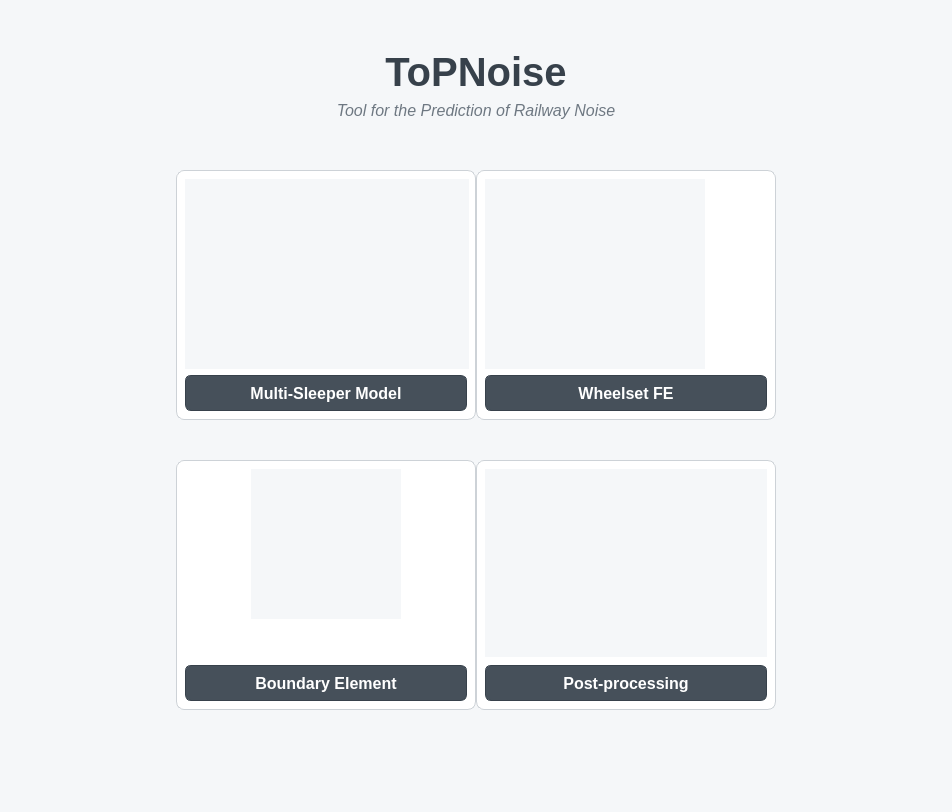
<?xml version="1.0" encoding="UTF-8"?>
<ui version="4.0">
 <class>ToPNoise</class>
 <widget class="QMainWindow" name="ToPNoise">
  <property name="geometry">
   <rect>
    <x>0</x>
    <y>0</y>
    <width>952</width>
    <height>812</height>
   </rect>
  </property>
  <property name="sizePolicy">
   <sizepolicy hsizetype="Preferred" vsizetype="Preferred">
    <horstretch>0</horstretch>
    <verstretch>0</verstretch>
   </sizepolicy>
  </property>
  <property name="minimumSize">
   <size>
    <width>952</width>
    <height>812</height>
   </size>
  </property>
  <property name="palette">
   <palette>
    <active>
     <colorrole role="Button">
      <brush brushstyle="SolidPattern">
       <color alpha="255">
        <red>255</red>
        <green>255</green>
        <blue>255</blue>
       </color>
      </brush>
     </colorrole>
     <colorrole role="Base">
      <brush brushstyle="SolidPattern">
       <color alpha="255">
        <red>255</red>
        <green>255</green>
        <blue>255</blue>
       </color>
      </brush>
     </colorrole>
     <colorrole role="Window">
      <brush brushstyle="SolidPattern">
       <color alpha="255">
        <red>255</red>
        <green>255</green>
        <blue>255</blue>
       </color>
      </brush>
     </colorrole>
    </active>
    <inactive>
     <colorrole role="Button">
      <brush brushstyle="SolidPattern">
       <color alpha="255">
        <red>255</red>
        <green>255</green>
        <blue>255</blue>
       </color>
      </brush>
     </colorrole>
     <colorrole role="Base">
      <brush brushstyle="SolidPattern">
       <color alpha="255">
        <red>255</red>
        <green>255</green>
        <blue>255</blue>
       </color>
      </brush>
     </colorrole>
     <colorrole role="Window">
      <brush brushstyle="SolidPattern">
       <color alpha="255">
        <red>255</red>
        <green>255</green>
        <blue>255</blue>
       </color>
      </brush>
     </colorrole>
    </inactive>
    <disabled>
     <colorrole role="Button">
      <brush brushstyle="SolidPattern">
       <color alpha="255">
        <red>255</red>
        <green>255</green>
        <blue>255</blue>
       </color>
      </brush>
     </colorrole>
     <colorrole role="Base">
      <brush brushstyle="SolidPattern">
       <color alpha="255">
        <red>255</red>
        <green>255</green>
        <blue>255</blue>
       </color>
      </brush>
     </colorrole>
     <colorrole role="Window">
      <brush brushstyle="SolidPattern">
       <color alpha="255">
        <red>255</red>
        <green>255</green>
        <blue>255</blue>
       </color>
      </brush>
     </colorrole>
    </disabled>
   </palette>
  </property>
  <property name="windowTitle">
   <string>ToPNoise</string>
  </property>
  <property name="autoFillBackground">
   <bool>false</bool>
  </property>
  <property name="styleSheet">
   <string notr="true">background-color: rgb(255, 255, 255);</string>
  </property>
  <widget class="QWidget" name="centralwidget">
   <property name="styleSheet">
    <string notr="true">background-color: rgb(245, 247, 249);</string>
   </property>
   <layout class="QVBoxLayout" name="verticalLayout_5" stretch="0,0,0,0,0">
    <property name="sizeConstraint">
     <enum>QLayout::SetMinimumSize</enum>
    </property>
    <item>
     <spacer name="verticalSpacer_4">
      <property name="orientation">
       <enum>Qt::Vertical</enum>
      </property>
      <property name="sizeType">
       <enum>QSizePolicy::Fixed</enum>
      </property>
      <property name="sizeHint" stdset="0">
       <size>
        <width>20</width>
        <height>40</height>
       </size>
      </property>
     </spacer>
    </item>
    <item>
     <widget class="QLabel" name="titleLabel">
      <property name="sizePolicy">
       <sizepolicy hsizetype="Preferred" vsizetype="Fixed">
        <horstretch>0</horstretch>
        <verstretch>0</verstretch>
       </sizepolicy>
      </property>
      <property name="font">
       <font>
        <pointsize>30</pointsize>
        <weight>75</weight>
        <bold>true</bold>
       </font>
      </property>
      <property name="styleSheet">
       <string notr="true">color: rgb(55, 65, 75);</string>
      </property>
      <property name="text">
       <string>ToPNoise</string>
      </property>
      <property name="alignment">
       <set>Qt::AlignCenter</set>
      </property>
     </widget>
    </item>
    <item>
     <widget class="QLabel" name="subtitleLabel">
      <property name="sizePolicy">
       <sizepolicy hsizetype="Preferred" vsizetype="Fixed">
        <horstretch>0</horstretch>
        <verstretch>0</verstretch>
       </sizepolicy>
      </property>
      <property name="font">
       <font>
        <pointsize>12</pointsize>
        <italic>true</italic>
       </font>
      </property>
      <property name="styleSheet">
       <string notr="true">color: rgb(110, 120, 130);</string>
      </property>
      <property name="text">
       <string>Tool for the Prediction of Railway Noise</string>
      </property>
      <property name="alignment">
       <set>Qt::AlignCenter</set>
      </property>
     </widget>
    </item>
    <item>
     <layout class="QVBoxLayout" name="verticalLayout_4">
      <property name="spacing">
       <number>0</number>
      </property>
      <property name="leftMargin">
       <number>24</number>
      </property>
      <property name="topMargin">
       <number>24</number>
      </property>
      <property name="rightMargin">
       <number>24</number>
      </property>
      <property name="bottomMargin">
       <number>24</number>
      </property>
      <item>
       <spacer name="verticalSpacer">
        <property name="orientation">
         <enum>Qt::Vertical</enum>
        </property>
        <property name="sizeType">
         <enum>QSizePolicy::Fixed</enum>
        </property>
        <property name="sizeHint" stdset="0">
         <size>
          <width>20</width>
          <height>20</height>
         </size>
        </property>
       </spacer>
      </item>
      <item>
       <layout class="QHBoxLayout" name="horizontalLayout">
        <item>
         <spacer name="horizontalSpacer">
          <property name="orientation">
           <enum>Qt::Horizontal</enum>
          </property>
          <property name="sizeHint" stdset="0">
           <size>
            <width>40</width>
            <height>20</height>
           </size>
          </property>
         </spacer>
        </item>
        <item>
         <widget class="QFrame" name="verticalFrame_6">
          <property name="minimumSize">
           <size>
            <width>300</width>
            <height>250</height>
           </size>
          </property>
          <property name="maximumSize">
           <size>
            <width>300</width>
            <height>250</height>
           </size>
          </property>
          <property name="styleSheet">
           <string notr="true">QFrame#verticalFrame_6 {
    background-color: rgb(255, 255, 255);
    border: 1px solid rgb(205, 210, 215);
    border-radius: 8px;
}</string>
          </property>
          <property name="frameShape">
           <enum>QFrame::NoFrame</enum>
          </property>
          <property name="lineWidth">
           <number>2</number>
          </property>
          <layout class="QVBoxLayout" name="verticalLayout_8">
           <property name="spacing">
            <number>8</number>
           </property>
           <property name="leftMargin">
            <number>8</number>
           </property>
           <property name="topMargin">
            <number>8</number>
           </property>
           <property name="rightMargin">
            <number>8</number>
           </property>
           <property name="bottomMargin">
            <number>8</number>
           </property>
           <item>
            <widget class="QLabel" name="label_19">
             <property name="minimumSize">
              <size>
               <width>284</width>
               <height>190</height>
              </size>
             </property>
             <property name="maximumSize">
              <size>
               <width>284</width>
               <height>190</height>
              </size>
             </property>
             <property name="text">
              <string/>
             </property>
             <property name="pixmap">
              <pixmap>track.png</pixmap>
             </property>
             <property name="scaledContents">
              <bool>true</bool>
             </property>
             <property name="alignment">
              <set>Qt::AlignCenter</set>
             </property>
            </widget>
           </item>
           <item>
            <widget class="QPushButton" name="MultiSleeperBtn">
             <property name="minimumSize">
              <size>
               <width>0</width>
               <height>36</height>
              </size>
             </property>
             <property name="maximumSize">
              <size>
               <width>16777215</width>
               <height>36</height>
              </size>
             </property>
             <property name="font">
              <font>
               <pointsize>12</pointsize>
               <weight>75</weight>
               <bold>true</bold>
              </font>
             </property>
             <property name="autoFillBackground">
              <bool>false</bool>
             </property>
             <property name="styleSheet">
              <string notr="true">QPushButton {
    background-color: rgb(70, 80, 90);
    color: white;
    border: 1px solid rgb(55, 65, 75);
    border-radius: 6px;
}

QPushButton:hover {
    background-color: rgb(85, 95, 105);
}

QPushButton:pressed {
    background-color: rgb(55, 65, 75);
}</string>
             </property>
             <property name="text">
              <string>Multi-Sleeper Model</string>
             </property>
            </widget>
           </item>
          </layout>
         </widget>
        </item>
        <item>
         <widget class="QFrame" name="frame_4">
          <property name="minimumSize">
           <size>
            <width>300</width>
            <height>250</height>
           </size>
          </property>
          <property name="maximumSize">
           <size>
            <width>300</width>
            <height>250</height>
           </size>
          </property>
          <property name="styleSheet">
           <string notr="true">QFrame#frame_4 {
    background-color: rgb(255, 255, 255);
    border: 1px solid rgb(205, 210, 215);
    border-radius: 8px;
}</string>
          </property>
          <property name="frameShape">
           <enum>QFrame::NoFrame</enum>
          </property>
          <property name="lineWidth">
           <number>2</number>
          </property>
          <layout class="QVBoxLayout" name="verticalLayout">
           <property name="spacing">
            <number>8</number>
           </property>
           <property name="leftMargin">
            <number>8</number>
           </property>
           <property name="topMargin">
            <number>8</number>
           </property>
           <property name="rightMargin">
            <number>8</number>
           </property>
           <property name="bottomMargin">
            <number>8</number>
           </property>
           <item>
            <widget class="QLabel" name="label">
             <property name="minimumSize">
              <size>
               <width>220</width>
               <height>190</height>
              </size>
             </property>
             <property name="maximumSize">
              <size>
               <width>220</width>
               <height>190</height>
              </size>
             </property>
             <property name="text">
              <string/>
             </property>
             <property name="pixmap">
              <pixmap>wheels.jpg</pixmap>
             </property>
             <property name="scaledContents">
              <bool>true</bool>
             </property>
            </widget>
           </item>
           <item>
            <widget class="QPushButton" name="WheelBtn">
             <property name="minimumSize">
              <size>
               <width>0</width>
               <height>36</height>
              </size>
             </property>
             <property name="maximumSize">
              <size>
               <width>16777215</width>
               <height>36</height>
              </size>
             </property>
             <property name="font">
              <font>
               <pointsize>12</pointsize>
               <weight>75</weight>
               <bold>true</bold>
              </font>
             </property>
             <property name="styleSheet">
              <string notr="true">QPushButton {
    background-color: rgb(70, 80, 90);
    color: white;
    border: 1px solid rgb(55, 65, 75);
    border-radius: 6px;
}

QPushButton:hover {
    background-color: rgb(85, 95, 105);
}

QPushButton:pressed {
    background-color: rgb(55, 65, 75);
}</string>
             </property>
             <property name="text">
              <string>Wheelset FE</string>
             </property>
            </widget>
           </item>
          </layout>
         </widget>
        </item>
        <item>
         <spacer name="horizontalSpacer_2">
          <property name="orientation">
           <enum>Qt::Horizontal</enum>
          </property>
          <property name="sizeHint" stdset="0">
           <size>
            <width>40</width>
            <height>20</height>
           </size>
          </property>
         </spacer>
        </item>
       </layout>
      </item>
      <item>
       <spacer name="verticalSpacer_6">
        <property name="orientation">
         <enum>Qt::Vertical</enum>
        </property>
        <property name="sizeType">
         <enum>QSizePolicy::Fixed</enum>
        </property>
        <property name="sizeHint" stdset="0">
         <size>
          <width>20</width>
          <height>40</height>
         </size>
        </property>
       </spacer>
      </item>
      <item>
       <layout class="QHBoxLayout" name="horizontalLayout_2">
        <item>
         <spacer name="horizontalSpacer_3">
          <property name="orientation">
           <enum>Qt::Horizontal</enum>
          </property>
          <property name="sizeHint" stdset="0">
           <size>
            <width>40</width>
            <height>20</height>
           </size>
          </property>
         </spacer>
        </item>
        <item>
         <widget class="QFrame" name="frame">
          <property name="minimumSize">
           <size>
            <width>300</width>
            <height>250</height>
           </size>
          </property>
          <property name="maximumSize">
           <size>
            <width>300</width>
            <height>250</height>
           </size>
          </property>
          <property name="styleSheet">
           <string notr="true">QFrame#frame {
    background-color: rgb(255, 255, 255);
    border: 1px solid rgb(205, 210, 215);
    border-radius: 8px;
}</string>
          </property>
          <property name="frameShape">
           <enum>QFrame::NoFrame</enum>
          </property>
          <property name="lineWidth">
           <number>2</number>
          </property>
          <layout class="QVBoxLayout" name="verticalLayout_2">
           <property name="spacing">
            <number>8</number>
           </property>
           <property name="leftMargin">
            <number>8</number>
           </property>
           <property name="topMargin">
            <number>8</number>
           </property>
           <property name="rightMargin">
            <number>8</number>
           </property>
           <property name="bottomMargin">
            <number>8</number>
           </property>
           <item alignment="Qt::AlignHCenter">
            <widget class="QLabel" name="label_2">
             <property name="minimumSize">
              <size>
               <width>150</width>
               <height>150</height>
              </size>
             </property>
             <property name="maximumSize">
              <size>
               <width>150</width>
               <height>150</height>
              </size>
             </property>
             <property name="layoutDirection">
              <enum>Qt::LeftToRight</enum>
             </property>
             <property name="autoFillBackground">
              <bool>false</bool>
             </property>
             <property name="frameShape">
              <enum>QFrame::NoFrame</enum>
             </property>
             <property name="midLineWidth">
              <number>0</number>
             </property>
             <property name="text">
              <string/>
             </property>
             <property name="pixmap">
              <pixmap>bempp_logo.png</pixmap>
             </property>
             <property name="scaledContents">
              <bool>true</bool>
             </property>
             <property name="alignment">
              <set>Qt::AlignCenter</set>
             </property>
            </widget>
           </item>
           <item>
            <spacer name="verticalSpacer_3">
             <property name="orientation">
              <enum>Qt::Vertical</enum>
             </property>
             <property name="sizeHint" stdset="0">
              <size>
               <width>20</width>
               <height>40</height>
              </size>
             </property>
            </spacer>
           </item>
           <item>
            <widget class="QPushButton" name="BEMBtn">
             <property name="minimumSize">
              <size>
               <width>0</width>
               <height>36</height>
              </size>
             </property>
             <property name="maximumSize">
              <size>
               <width>16777215</width>
               <height>36</height>
              </size>
             </property>
             <property name="palette">
              <palette>
               <active>
                <colorrole role="WindowText">
                 <brush brushstyle="SolidPattern">
                  <color alpha="255">
                   <red>255</red>
                   <green>255</green>
                   <blue>255</blue>
                  </color>
                 </brush>
                </colorrole>
                <colorrole role="Button">
                 <brush brushstyle="SolidPattern">
                  <color alpha="255">
                   <red>70</red>
                   <green>80</green>
                   <blue>90</blue>
                  </color>
                 </brush>
                </colorrole>
                <colorrole role="Text">
                 <brush brushstyle="SolidPattern">
                  <color alpha="255">
                   <red>255</red>
                   <green>255</green>
                   <blue>255</blue>
                  </color>
                 </brush>
                </colorrole>
                <colorrole role="ButtonText">
                 <brush brushstyle="SolidPattern">
                  <color alpha="255">
                   <red>255</red>
                   <green>255</green>
                   <blue>255</blue>
                  </color>
                 </brush>
                </colorrole>
                <colorrole role="Base">
                 <brush brushstyle="SolidPattern">
                  <color alpha="255">
                   <red>70</red>
                   <green>80</green>
                   <blue>90</blue>
                  </color>
                 </brush>
                </colorrole>
                <colorrole role="Window">
                 <brush brushstyle="SolidPattern">
                  <color alpha="255">
                   <red>70</red>
                   <green>80</green>
                   <blue>90</blue>
                  </color>
                 </brush>
                </colorrole>
               </active>
               <inactive>
                <colorrole role="WindowText">
                 <brush brushstyle="SolidPattern">
                  <color alpha="255">
                   <red>255</red>
                   <green>255</green>
                   <blue>255</blue>
                  </color>
                 </brush>
                </colorrole>
                <colorrole role="Button">
                 <brush brushstyle="SolidPattern">
                  <color alpha="255">
                   <red>70</red>
                   <green>80</green>
                   <blue>90</blue>
                  </color>
                 </brush>
                </colorrole>
                <colorrole role="Text">
                 <brush brushstyle="SolidPattern">
                  <color alpha="255">
                   <red>255</red>
                   <green>255</green>
                   <blue>255</blue>
                  </color>
                 </brush>
                </colorrole>
                <colorrole role="ButtonText">
                 <brush brushstyle="SolidPattern">
                  <color alpha="255">
                   <red>255</red>
                   <green>255</green>
                   <blue>255</blue>
                  </color>
                 </brush>
                </colorrole>
                <colorrole role="Base">
                 <brush brushstyle="SolidPattern">
                  <color alpha="255">
                   <red>70</red>
                   <green>80</green>
                   <blue>90</blue>
                  </color>
                 </brush>
                </colorrole>
                <colorrole role="Window">
                 <brush brushstyle="SolidPattern">
                  <color alpha="255">
                   <red>70</red>
                   <green>80</green>
                   <blue>90</blue>
                  </color>
                 </brush>
                </colorrole>
               </inactive>
               <disabled>
                <colorrole role="WindowText">
                 <brush brushstyle="SolidPattern">
                  <color alpha="255">
                   <red>255</red>
                   <green>255</green>
                   <blue>255</blue>
                  </color>
                 </brush>
                </colorrole>
                <colorrole role="Button">
                 <brush brushstyle="SolidPattern">
                  <color alpha="255">
                   <red>70</red>
                   <green>80</green>
                   <blue>90</blue>
                  </color>
                 </brush>
                </colorrole>
                <colorrole role="Text">
                 <brush brushstyle="SolidPattern">
                  <color alpha="255">
                   <red>255</red>
                   <green>255</green>
                   <blue>255</blue>
                  </color>
                 </brush>
                </colorrole>
                <colorrole role="ButtonText">
                 <brush brushstyle="SolidPattern">
                  <color alpha="255">
                   <red>255</red>
                   <green>255</green>
                   <blue>255</blue>
                  </color>
                 </brush>
                </colorrole>
                <colorrole role="Base">
                 <brush brushstyle="SolidPattern">
                  <color alpha="255">
                   <red>70</red>
                   <green>80</green>
                   <blue>90</blue>
                  </color>
                 </brush>
                </colorrole>
                <colorrole role="Window">
                 <brush brushstyle="SolidPattern">
                  <color alpha="255">
                   <red>70</red>
                   <green>80</green>
                   <blue>90</blue>
                  </color>
                 </brush>
                </colorrole>
               </disabled>
              </palette>
             </property>
             <property name="font">
              <font>
               <pointsize>12</pointsize>
               <weight>75</weight>
               <bold>true</bold>
              </font>
             </property>
             <property name="styleSheet">
              <string notr="true">QPushButton {
    background-color: rgb(70, 80, 90);
    color: white;
    border: 1px solid rgb(55, 65, 75);
    border-radius: 6px;
}

QPushButton:hover {
    background-color: rgb(85, 95, 105);
}

QPushButton:pressed {
    background-color: rgb(55, 65, 75);
}</string>
             </property>
             <property name="text">
              <string>Boundary Element</string>
             </property>
            </widget>
           </item>
          </layout>
         </widget>
        </item>
        <item>
         <widget class="QFrame" name="frame_2">
          <property name="minimumSize">
           <size>
            <width>300</width>
            <height>250</height>
           </size>
          </property>
          <property name="maximumSize">
           <size>
            <width>300</width>
            <height>250</height>
           </size>
          </property>
          <property name="styleSheet">
           <string notr="true">QFrame#frame_2 {
    background-color: rgb(255, 255, 255);
    border: 1px solid rgb(205, 210, 215);
    border-radius: 8px;
}</string>
          </property>
          <property name="frameShape">
           <enum>QFrame::NoFrame</enum>
          </property>
          <property name="lineWidth">
           <number>2</number>
          </property>
          <layout class="QVBoxLayout" name="verticalLayout_3">
           <property name="spacing">
            <number>8</number>
           </property>
           <property name="leftMargin">
            <number>8</number>
           </property>
           <property name="topMargin">
            <number>8</number>
           </property>
           <property name="rightMargin">
            <number>8</number>
           </property>
           <property name="bottomMargin">
            <number>8</number>
           </property>
           <item>
            <widget class="QLabel" name="label_3">
             <property name="text">
              <string/>
             </property>
             <property name="pixmap">
              <pixmap>contact.png</pixmap>
             </property>
             <property name="scaledContents">
              <bool>false</bool>
             </property>
             <property name="alignment">
              <set>Qt::AlignCenter</set>
             </property>
            </widget>
           </item>
           <item>
            <widget class="QPushButton" name="PostProcessingBtn">
             <property name="minimumSize">
              <size>
               <width>0</width>
               <height>36</height>
              </size>
             </property>
             <property name="maximumSize">
              <size>
               <width>16777215</width>
               <height>36</height>
              </size>
             </property>
             <property name="font">
              <font>
               <pointsize>12</pointsize>
               <weight>75</weight>
               <bold>true</bold>
              </font>
             </property>
             <property name="styleSheet">
              <string notr="true">QPushButton {
    background-color: rgb(70, 80, 90);
    color: white;
    border: 1px solid rgb(55, 65, 75);
    border-radius: 6px;
}

QPushButton:hover {
    background-color: rgb(85, 95, 105);
}

QPushButton:pressed {
    background-color: rgb(55, 65, 75);
}</string>
             </property>
             <property name="text">
              <string>Post-processing</string>
             </property>
            </widget>
           </item>
          </layout>
         </widget>
        </item>
        <item>
         <spacer name="horizontalSpacer_5">
          <property name="orientation">
           <enum>Qt::Horizontal</enum>
          </property>
          <property name="sizeHint" stdset="0">
           <size>
            <width>40</width>
            <height>20</height>
           </size>
          </property>
         </spacer>
        </item>
       </layout>
      </item>
      <item>
       <spacer name="verticalSpacer_2">
        <property name="orientation">
         <enum>Qt::Vertical</enum>
        </property>
        <property name="sizeType">
         <enum>QSizePolicy::Fixed</enum>
        </property>
        <property name="sizeHint" stdset="0">
         <size>
          <width>20</width>
          <height>20</height>
         </size>
        </property>
       </spacer>
      </item>
     </layout>
    </item>
    <item>
     <spacer name="verticalSpacer_5">
      <property name="orientation">
       <enum>Qt::Vertical</enum>
      </property>
      <property name="sizeType">
       <enum>QSizePolicy::Expanding</enum>
      </property>
      <property name="sizeHint" stdset="0">
       <size>
        <width>20</width>
        <height>40</height>
       </size>
      </property>
     </spacer>
    </item>
   </layout>
  </widget>
 </widget>
 <resources/>
 <connections/>
</ui>
